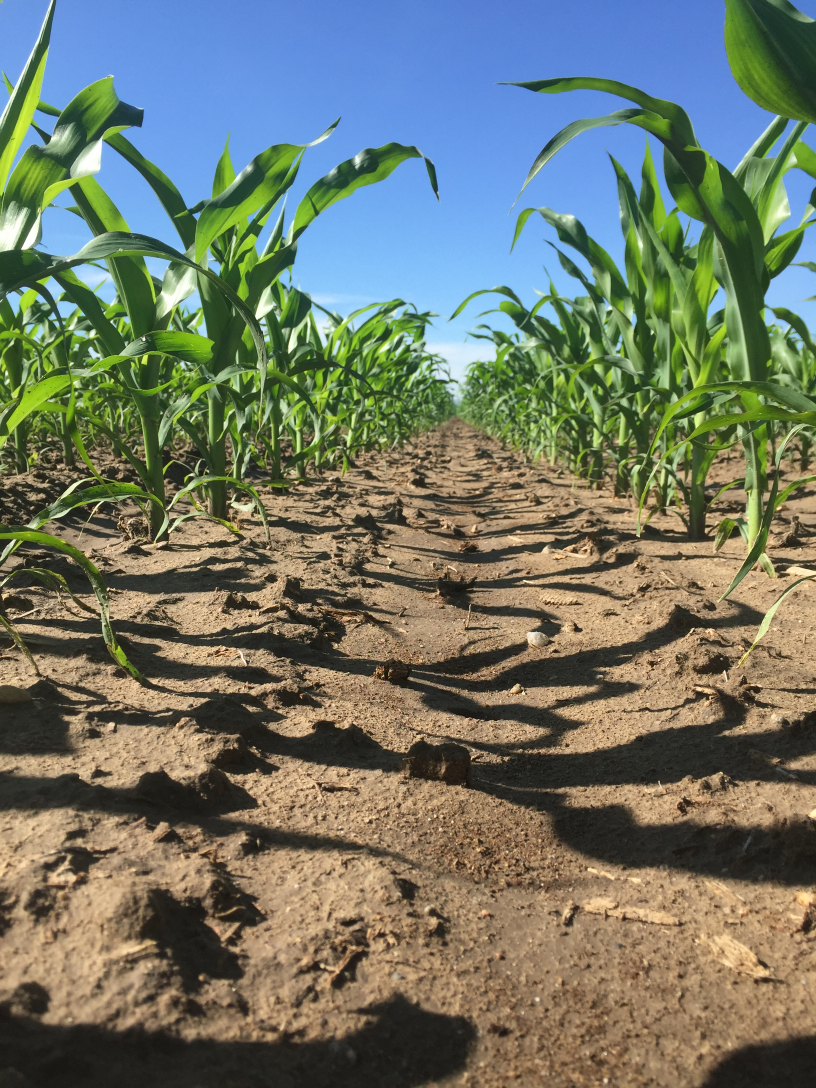
#> input picture image_processing/a.JPG, 2448 x 3264 px, given in place of the camera (shown at 1/3 size)
$ python vision3.py
#> lines starting #> are read from the running program, lines starting #| are printed output that depends on the picture; after the words box and inside, x2 and y2 are one past the last pixel; in counts of white or black regions, pixels touching at a corner belong together

import numpy as np
import cv2

x = 100
y = 250

leftPixPosition = []
rightPixPosition = []
leftPixPosition2 = []
rightPixPosition2 = []
middlePixPostion = []

goingLeft = False


for i in range(y-70,y-20):
    for j in range(x+170,x+270):
        middlePixPostion.append((i,j))
        #img[i,j] = (255,255,255)

#capturing video through webcam
cap=cv2.VideoCapture(0)

while True:
    _, img = cap.read()
#> img is the input picture: shape (3264, 2448, 3); mean B, G, R 105.1, 119.6, 113.4
    img = cv2.imread('r.jpg')
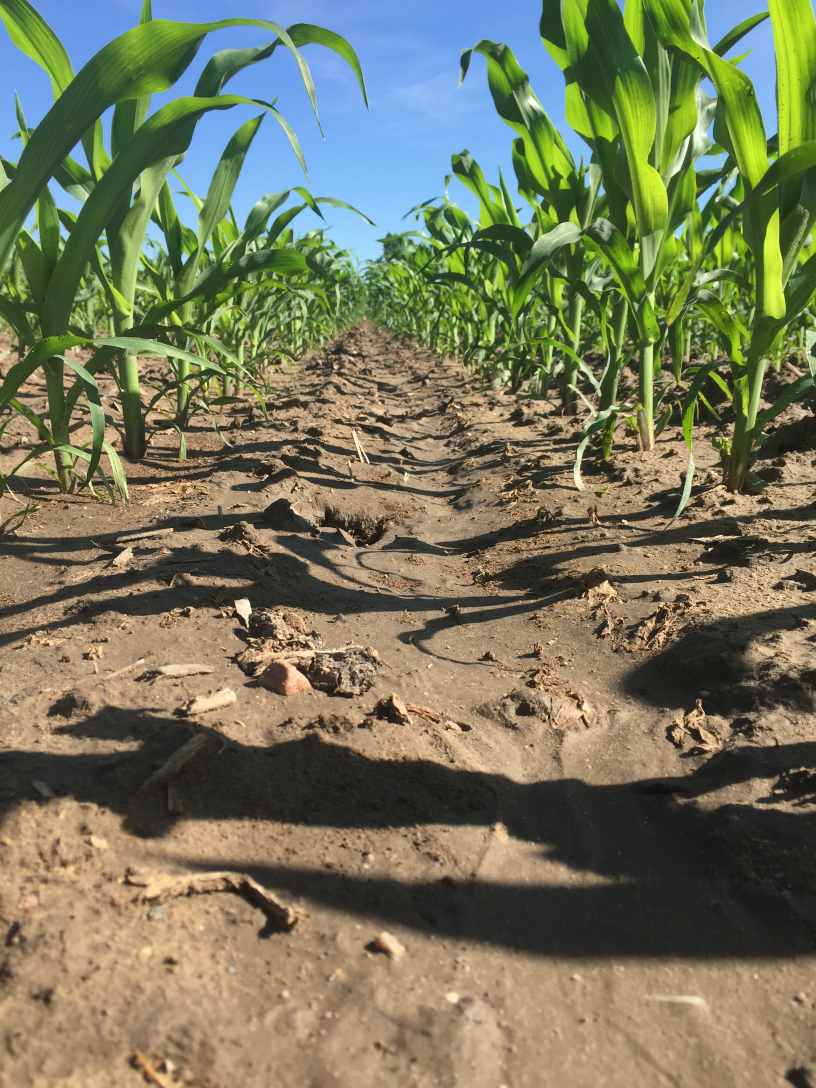
#> input picture image_processing/r.JPG, 2448 x 3264 px, found by its file name (shown at 1/3 size)
#> img is the input picture: shape (3264, 2448, 3); mean B, G, R 93.9, 120.4, 119.9
    img = cv2.resize(img, (640, 360), interpolation = cv2.INTER_AREA)
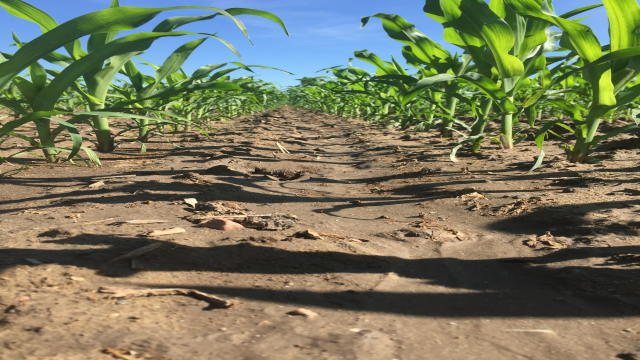
#> img: shape (360, 640, 3); mean B, G, R 93.9, 120.4, 119.9

    x = 100
    y = 250

    greenLeft = False
    greenRight = False
    greenLeft2 = False
    greenRight2 = False
    greenMiddle = False

    leftGreenPixCount = 0
    rightGreenPixCount = 0
    leftGreenPixCount2 = 0
    rightGreenPixCount2 = 0
    middleGreenPixCount = 0

    hsv = cv2.cvtColor(img, cv2.COLOR_BGR2HSV)
#> hsv: shape (360, 640, 3); mean H, S, V 35.3, 93.1, 138.4
    mask = cv2.inRange(hsv, (37,81,65), (91,255,255))
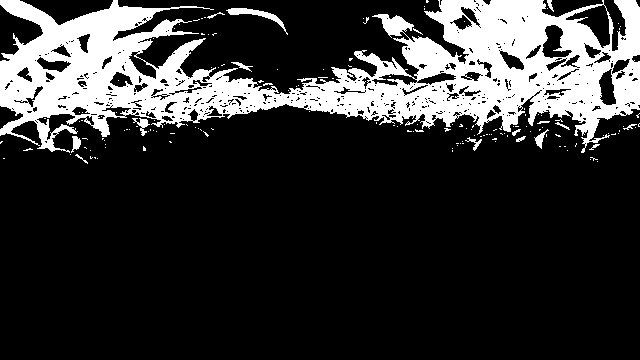
#> mask: shape (360, 640); 20.1% white; 156 white regions (140 under 20 px), largest, box (x1, y1, x2, y2) and area: (0, 0, 640, 153) 44851, (226, 8, 288, 35) 341, (132, 118, 150, 136) 121
    #result = cv2.bitwise_and(img, img, mask=mask)

    leftBottom = cv2.rectangle(img,(x,y),(x+50,y+100),(0,0,255),3)
    rightBottom = cv2.rectangle(img,(x+390,y),(x+440,y+100),(0,0,255),3)
    leftTop = cv2.rectangle(img,(x+90,y-50),(x+140,y),(0,0,255),3)
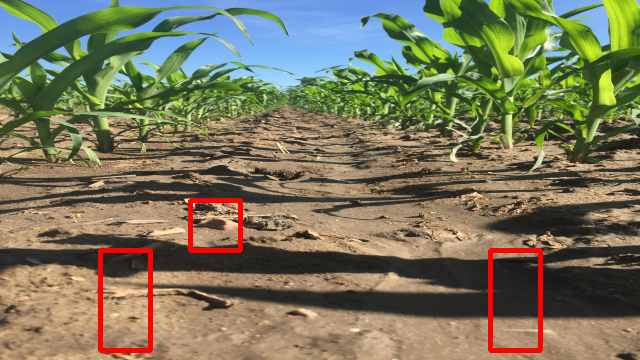
#> leftTop: shape (360, 640, 3); mean B, G, R 92.5, 118.6, 122.2
    rightTop = cv2.rectangle(img,(x+300,y-50),(x+350,y),(0,0,255),3)
    middleTop = cv2.rectangle(img,(x+170,y-70),(x+270,y-20),(0,0,255),3)

    # Checking for greens in bottom left box
    for i in range(len(leftPixPosition)):
        x,y = leftPixPosition[i]
        if mask[x,y] == 255:
            leftGreenPixCount += 1
            greenLeft = True
#> after the loop, leftGreenPixCount = 0

    # Checking for greens in bottom right box
    for i in range(len(rightPixPosition)):
        x,y = rightPixPosition[i]
        if mask[x,y] == 255:
            rightGreenPixCount += 1
            greenRight = True
#> after the loop, rightGreenPixCount = 0

    # Checking for greens in left upper box
    for i in range(len(leftPixPosition2)):
        x,y = leftPixPosition2[i]
        if mask[x,y] == 255:
            leftGreenPixCount2 += 1
            greenLeft2 = True
#> after the loop, leftGreenPixCount2 = 0

    # Checking for greens in right upper box
    for i in range(len(rightPixPosition2)):
        x,y = rightPixPosition2[i]
        if mask[x,y] == 255:
            rightGreenPixCount2 += 1
            greenRight2 = True
#> after the loop, rightGreenPixCount2 = 0

    # Checking for greens in middle upper box
    for i in range(len(middlePixPostion)):
        x,y = middlePixPostion[i]
        if mask[x,y] == 255:
            middleGreenPixCount += 1
            greenMiddle = True
#> after the loop, middleGreenPixCount = 0

    font = cv2.FONT_HERSHEY_SIMPLEX
    cv2.line(img, (320, 0), (320, 359), (0,255,0), 2)

    if ((greenLeft == True and greenLeft2 == True and greenRight == False) or (greenLeft == True and greenRight == False)):
        cv2.putText(img,"right",(10, 40), cv2.FONT_HERSHEY_SIMPLEX, 1, (0, 0, 255), 2)
        goingLeft = False
        print("Go right")

    if greenLeft == True and greenLeft2 == True and greenMiddle == True and greenRight2 == True and greenRight == False:
        cv2.putText(img,"stop and go right",(10, 40), cv2.FONT_HERSHEY_SIMPLEX, 1, (0, 0, 255), 2)
        goingLeft = False
        print("Go right")

    if ((greenRight == True and greenRight2 == True and greenLeft == False) or (greenRight == True and greenLeft == False)):
        cv2.putText(img,"left",(10, 40), cv2.FONT_HERSHEY_SIMPLEX, 1, (0, 0, 255), 2)
        goingLeft = True
        print("Go left")

    if greenLeft == False and greenLeft2 == True and greenMiddle == True and greenRight2 == True and greenRight == True:
        cv2.putText(img,"stop and go left",(10, 40), cv2.FONT_HERSHEY_SIMPLEX, 1, (0, 0, 255), 2)
        goingLeft = True
        print("Go left")

    if greenLeft == False and greenRight == False and greenLeft2 == False and greenRight2 == False:
        cv2.putText(img,"straight",(10, 40), cv2.FONT_HERSHEY_SIMPLEX, 1, (0, 0, 255), 2)
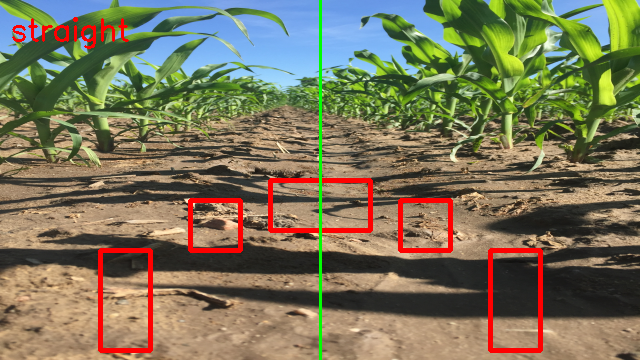
#> img: shape (360, 640, 3); mean B, G, R 90.5, 117.4, 123.4
        goingLeft = False
        print("Go straight")

    if ((greenLeft == True and greenRight == True and greenLeft2 == True and greenRight2 == True) or (greenLeft2 == True and greenRight2 == True and greenMiddle == True)):
        cv2.putText(img,"stop",(10, 40), cv2.FONT_HERSHEY_SIMPLEX, 1, (0, 0, 255), 2)
        print("Stop")
        if goingLeft == True:
            pass

        elif goingLeft == False:
            pass


    #cv2.imshow('image',img)
    #cv2.imshow('mask',mask)
    #cv2.imshow('result',result)

    cv2.imshow("orginal with line", img)
    key = cv2.waitKey(1) & 0xFF
#> (key q is pressed here)
    if key == ord("q"):
            break
            cv2.destroyAllWindows()
